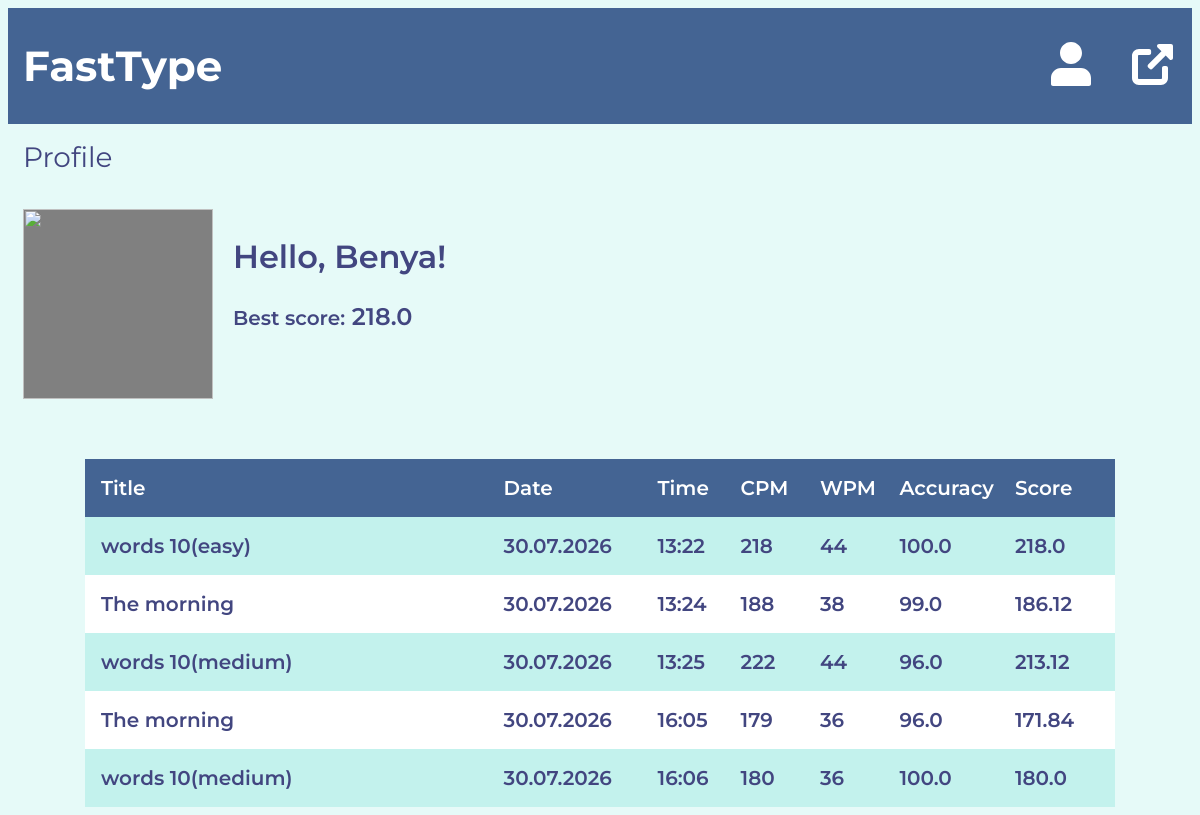
/profile/1 (signed in), run on an earlier commit of the app's database.
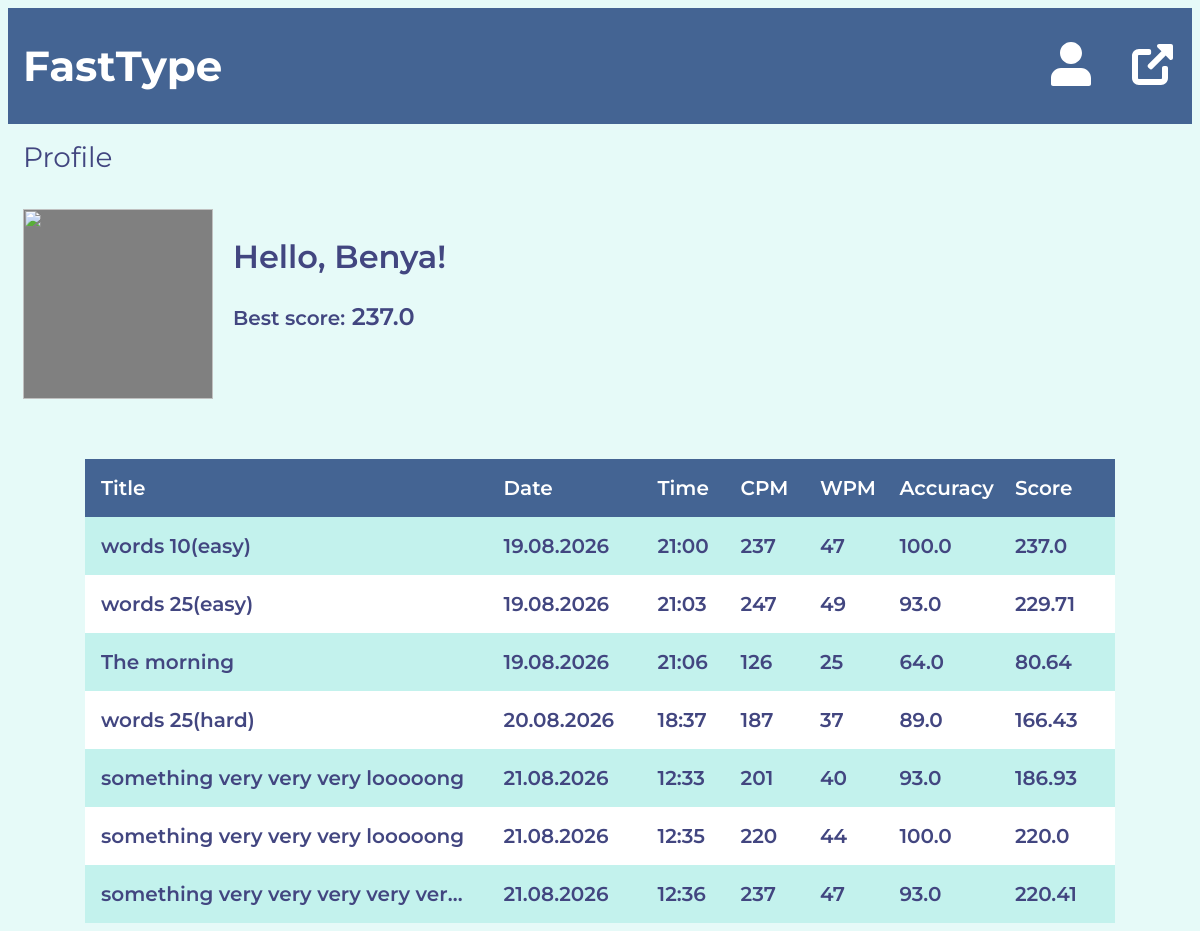
And on a later commit of the database.
### models.py (models this page shows)
class BaseModel(Model):
    class Meta:
        database = db

class User(BaseModel):
    name = CharField()
    password = CharField()

class PersonalHistory(BaseModel):
    text_title = CharField()
    cpm = IntegerField()
    accuracy = FloatField()
    completed_at = DateTimeField(default= datetime.now)
    user = ForeignKeyField(User, backref="personal_history")
    @property
    def score(self):
        return calculate_score(self.cpm, self.accuracy)
    @property
    def wpm(self):
        return round(self.cpm / 5)
    @property
    def formatted_date(self):
        return self.completed_at.strftime('%d.%m.%Y')
    @property
    def formatted_time(self):
        return self.completed_at.strftime('%H:%M')

### profiles/route.py (the view)
@profiles_bp.route('/profile/<user_id>')
def profile(user_id):
    if not is_logged():
        return redirect('text.index')
    user = get_user_by_id(user_id)
    best_score = get_max_score(user_id)
    personal_history = list(get_personal_history(user_id))
    return render_template('profiles/profile.html',
                           user_name= user.name,
                           best_score= best_score if best_score else '0000',
                           history= personal_history
                           )

### action_db.py (called while the page is built)
def get_user_by_id(user_id) -> User:
    return User.get(User.id == user_id)

def get_personal_history(user_id: int):
    return PersonalHistory.select().where(PersonalHistory.user == user_id)

def get_max_score(user_id: int):
    history = PersonalHistory.select().where(PersonalHistory.user == user_id)
    return max((record.score for record in history), default= 0)

### utils.py (called while the page is built)
def calculate_score(cpm: int, accuracy: int)-> float:
    return round(cpm * accuracy / 100, 2)

def is_logged():
    return 'user' in session

### profiles/templates/profiles/profile.html (shortened to what this page needs)
{% extends "base.html" %}
{% block style %}
<link rel="stylesheet" href="{{ url_for('static', filename='css/profile.css') }}">
{% endblock %}
{% block main_content %}
<h1 class="title">Profile</h1>
<div class="profile__top">
  <img src="" alt="" class="profile__img" />
  <div class="progress">
    <p class="greet">
      Hello, {{ user_name }}!
    </p>
    <p class="record">
      <span class="record-span">Best score:</span> {{ best_score }}
    </p>
  </div>
</div>
{% if history %}
<table class="history">
  <thead>
    <tr class="history__head">
      <th class="history__text history__text--columns">Title</th>
      <th class="history__text history__text--columns">Date</th>
      <th class="history__text history__text--columns">Time</th>
      <th class="history__text history__text--columns">CPM</th>
      <th class="history__text history__text--columns">WPM</th>
      <th class="history__text history__text--columns">Accuracy</th>
      <th class="history__text history__text--columns">Score</th>
    </tr>
  </thead>
  <tbody>
    {% for record in history %}
    <tr class="history__body">
      <td class="history__text history__text--data">{{ record.text_title }}</td>
      <td class="history__text history__text--data">{{ record.formatted_date }}</td>
      <td class="history__text history__text--data">{{ record.formatted_time }}</td>
      <td class="history__text history__text--data">{{ record.cpm }}</td>
      <td class="history__text history__text--data">{{ record.wpm }}</td>
      <td class="history__text history__text--data">{{ record.accuracy }}</td>
      <td class="history__text history__text--data">{{ record.score }}</td>
    </tr>
    {% endfor %}
  </tbody>
</table>
{% endif %}
{% endblock %}

### templates/base.html (shortened to what this page needs)
<!DOCTYPE html>
<html lang="en">
<head>
  <link rel="stylesheet"
    href="https://cdnjs.cloudflare.com/ajax/libs/modern-normalize/3.0.1/modern-normalize.min.css"
  />
  <link rel="stylesheet" href="{{ url_for('static', filename= 'css/style.css') }}">
  {% block style %}
  {% endblock %}
</head>
<body>
  <header class="header">
    <div class="container container--header">
      <a href="{{ url_for('text.index') }}" class="logo link">FastType</a>
      <div class="auth">
        {% if session.get('user') %}
        <a href="{{ url_for('profiles.profile', user_id= session.get('user')) }}" class="link">
          <svg width="48px" height="48px">
            <use href="{{ url_for('static', filename='image/sprite.svg') }}#icon-profile"></use>
          </svg>
        </a>
        <a href="{{ url_for('auth.logout') }}" class="auth_btn link">
          <svg width="48px" height="48px">
            <use href="{{ url_for('static', filename='image/sprite.svg') }}#icon-exit"></use>
          </svg>
        </a>
        {% else %}
        <a href="{{ url_for('auth.login') }}" class="auth__btn link">Log in</a>
        <a href="{{ url_for('auth.register') }}" class="auth__btn link">Register</a>
        {% endif %}
      </div>
    </div>
  </header>
  <main>
    <div class="container">
      {% block main_content %}
      {% endblock %}
    </div>
  </main>
</body>
</html>

### static/css/style.css (style rules this page uses)
:root { --primary-color: #424680; --bg-color: #E6FAF8; --second-bg-color: #C3F2ED; --gray-text-color: #B1B3CA; --white-color: #fff; --black-color: #000000; --header-bg-color: #446493; --accent-color: #68BABD; --accent-tr-color: rgba(104, 186, 189, 0.4); --danger-tr-color: rgba(250, 152, 139, 0.4); }
body { font-family: 'Montserrat', sans-serif; color: var(--gray-text-color); background-color: var(--bg-color); }
.container { max-width: 1270px; margin: 0 auto; padding-left: 15px; padding-right: 15px; }
.link { text-decoration: none; }
.header { background-color: var(--header-bg-color); }
.container--header { display: flex; align-items: center; padding-top: 32px; padding-bottom: 32px; }
.logo { display: block; font-weight: 700; font-size: 42px; letter-spacing: 0%; color: var(--white-color); }
.auth { display: flex; margin-left: auto; gap: 34px; }

### static/css/profile.css (style rules this page uses)
.title { margin-bottom: 38px; font-weight: 400; font-size: 28px; line-height: 100%; letter-spacing: 0%; color: var(--primary-color); }
.profile__top { display: flex; margin-bottom: 60px; }
.profile__img { width: 190px; height: 190px; background-color: gray; margin-right: 20px; }
.greet { margin-bottom: 32px; font-weight: 600; font-size: 32px; line-height: 100%; letter-spacing: 0%; color: var(--primary-color); }
.record { font-weight: 600; font-size: 24px; line-height: 100%; letter-spacing: 0%; color: var(--primary-color); }
.record-span { font-size: 20px; }
.history { width: 1030px; table-layout: fixed; border-spacing: 0; margin-right: auto; margin-left: auto; }
.history td:nth-child(1), .history th:nth-child(1) { width: 330px; }
.history td:nth-child(2), .history th:nth-child(2) { width: 126px; }
.history td:nth-child(3), .history th:nth-child(3), .history td:nth-child(7), .history th:nth-child(7) { width: 67px; }
.history td:nth-child(4), .history th:nth-child(4), .history td:nth-child(5), .history th:nth-child(5) { width: 64px; }
.history td:nth-child(6), .history th:nth-child(6) { width: 94px; }
.history__head { height: 58px; background-color: var(--header-bg-color); }
.history__body { height: 58px; background-color: var(--second-bg-color); }
.history__body:nth-child(2n) { background-color: var(--white-color); }
.history__text { padding-top: 16px; padding-bottom: 16px; text-align: start; font-weight: 600; font-size: 20px; line-height: 100%; letter-spacing: 0%; }
.history__text--columns { color: var(--white-color); }
.history__text--data { overflow: hidden; text-overflow: ellipsis; white-space: nowrap; padding-right: 30px; color: var(--primary-color); }
.history__text:first-child { padding-left: 16px; }
.history__text:last-child { padding-right: 16px; }

What changed in the data, as far as the page shows it:
removed PersonalHistory: text_title "The morning", formatted_date "30.07.2026", formatted_time "13:24", cpm "188", wpm "38", accuracy "99.0", score "186.12"
removed PersonalHistory: text_title "words 10(medium)", formatted_date "30.07.2026", formatted_time "13:25", cpm "222", wpm "44", accuracy "96.0", score "213.12"
removed PersonalHistory: text_title "The morning", formatted_date "30.07.2026", formatted_time "16:05", cpm "179", wpm "36", accuracy "96.0", score "171.84"
removed PersonalHistory: text_title "words 10(medium)", formatted_date "30.07.2026", formatted_time "16:06", cpm "180", wpm "36", accuracy "100.0", score "180.0"
changed PersonalHistory "words 10(easy)": formatted_date "30.07.2026" → "19.08.2026"; formatted_time "13:22" → "21:00"; cpm "218" → "237"; wpm "44" → "47"; score "218.0" → "237.0"
added PersonalHistory: text_title "words 25(easy)", formatted_date "19.08.2026", formatted_time "21:03", cpm "247", wpm "49", accuracy "93.0", score "229.71"
added PersonalHistory: text_title "The morning", formatted_date "19.08.2026", formatted_time "21:06", cpm "126", wpm "25", accuracy "64.0", score "80.64"
added PersonalHistory: text_title "words 25(hard)", formatted_date "20.08.2026", formatted_time "18:37", cpm "187", wpm "37", accuracy "89.0", score "166.43"
added PersonalHistory: text_title "something very very very looooong", formatted_date "21.08.2026", formatted_time "12:33", cpm "201", wpm "40", accuracy "93.0", score "186.93"
added PersonalHistory: text_title "something very very very looooong", formatted_date "21.08.2026", formatted_time "12:35", cpm "220", wpm "44", accuracy "100.0", score "220.0"
added PersonalHistory: text_title "something very very very very ver…", formatted_date "21.08.2026", formatted_time "12:36", cpm "237", wpm "47", accuracy "93.0", score "220.41"
Also different on the page:
{{ best_score }}: "218.0" → "237.0"
